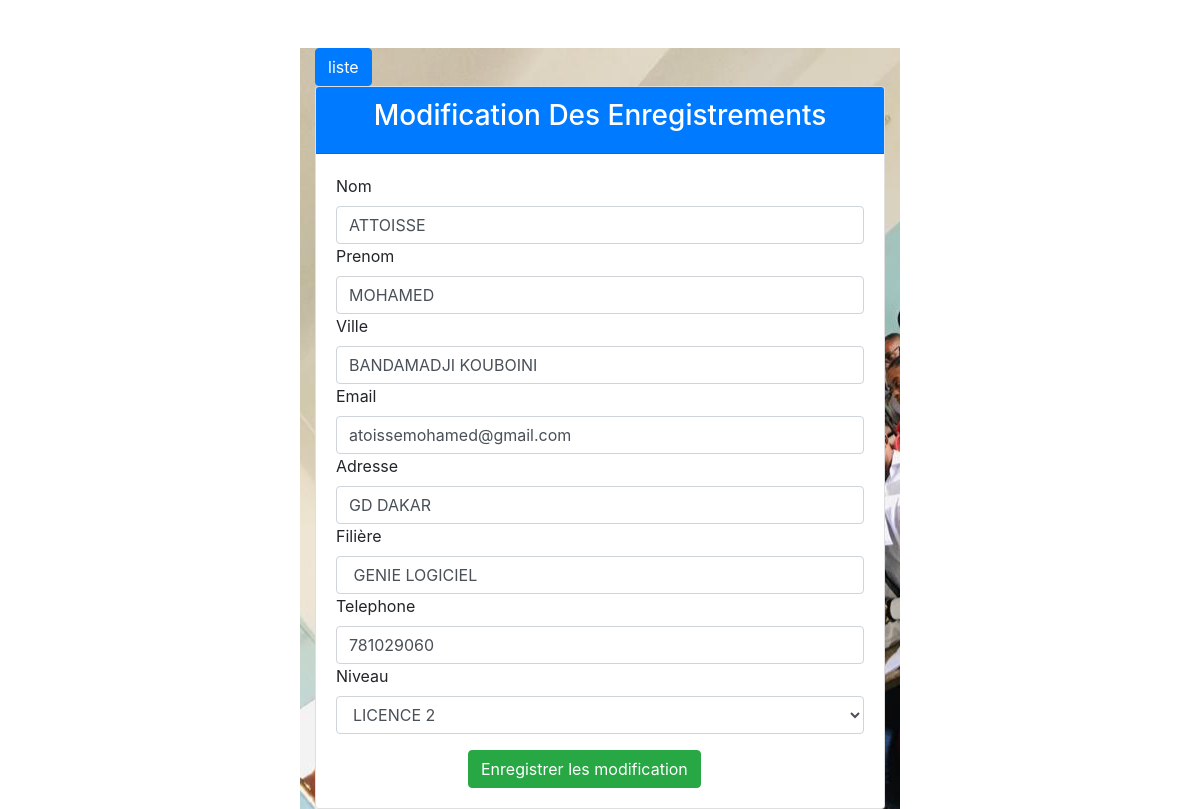
Page /models/modifier.php?idEt=1 on the committed database.
### tables this page shows
CREATE TABLE `etudiant` (
  `id` int(11) NOT NULL,
  `nomEt` varchar(50) NOT NULL,
  `prenomEt` varchar(25) NOT NULL,
  `villeEt` varchar(100) NOT NULL,
  `emailEt` varchar(40) NOT NULL,
  `adresseEt` varchar(30) NOT NULL,
  `filEt` varchar(30) NOT NULL,
  `telEt` varchar(15) NOT NULL,
  `idNivF` int(11) NOT NULL
);

CREATE TABLE `niveau` (
  `idNiv` int(11) NOT NULL,
  `nomNiv` varchar(50) NOT NULL
);

### models/fonction.php (called while the page is built, shortened)
<?php
require_once "bd.php";
function obtenirNiveau()
{
    $requete = "SELECT * FROM niveau";
    global $bd;
    return $bd -> query($requete)-> fetchAll();
}
function trouverEtudiant($id)
{
    $req = "SELECT * FROM etudiant where id = $id";
    global $bd;
    return $bd -> query($req) -> fetch();
}
?>

### models/modifier.php (the view, shortened to what this page needs)
<?php
    include_once "../header.php";
    require_once "fonction.php";
    $tableNiveau = obtenirNiveau();
    $tableModif = trouverEtudiant($_GET['idEt']);
?>
<div class="container col-md-6 mt-5">
    <a href="http://localhost/CERBS/models/liste.php" class="btn btn-primary">liste</a>
    <div class="card">
        <div class="card-header bg-primary">
            <h3 class="text-white text-center">Modification Des Enregistrements</h3>
        </div>
        <div class="card-body">
            <form action="" method="POST">
                <label for="">Nom</label>
                <input type="text" name="nom" value="<?= $tableModif['nomEt'] ?>" class="form-control" placeholder="Nom" required>
                <label for="">Prenom</label>
                <input type="text" name="prenom" value="<?= $tableModif['prenomEt'] ?>" class="form-control" placeholder="Prenom" required>
                <label for="">Ville</label>
                <input type="text" name="ville" value="<?= $tableModif['villeEt'] ?>" class="form-control" placeholder="Ville" required>
                <label for="">Email</label>
                <input type="text" name="email" value="<?= $tableModif['emailEt'] ?>" class="form-control" placeholder="Email" required>
                <label for="">Adresse</label>
                <input type="text" name="adresse" value="<?= $tableModif['adresseEt'] ?>" class="form-control" placeholder="Adresse" required>
                <label for="">Filière</label>
                <input type="text" name="filiere" value=" <?= $tableModif ['filEt']?> " class="form-control" placeholder="Filière" required>
                <label for="">Telephone</label>
                <input type="text" name="telephone" value="<?= $tableModif['telEt']?>" class="form-control" placeholder="Telephone" required>
                <label for="">Niveau</label>
                <select name="niveau" class="form-control" id="">
                    <?php foreach($tableNiveau as $key) { ?>
                        <option <?= $tableModif['idNivF']==$key['idNiv']?"selected":"" ?> value="<?= $key['idNiv'] ?>"><?= $key['nomNiv'] ?></option>
                        <?php } ?>
                </select>
                <button type="submit" name="modif" class="btn btn-success hover-overlay mt-3 offset-3">Enregistrer les modification</button>
            </form>
        </div>
    </div>
</div>

### header.php (style rules this page uses)
.container { background-image: url('photo.jpg'); }

### rows in the picture
etudiant: nom "ATTOISSE", prenom "MOHAMED", ville "BANDAMADJI KOUBOINI", email "atoissemohamed@gmail.com", adresse "GD DAKAR", filiere "GENIE LOGICIEL", telephone "781029060", niveau "LICENCE 2"
